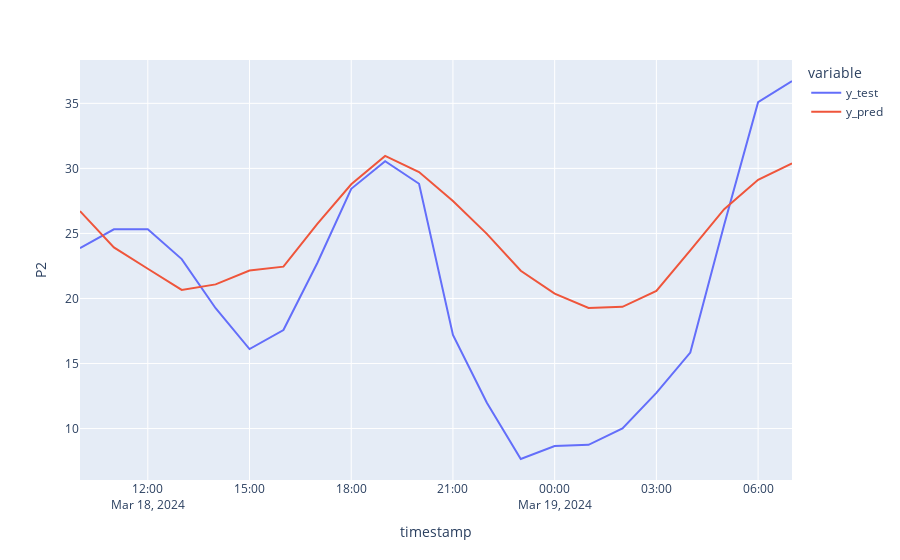

This figure's notebook cell:
### Code cell
fig= px.line(test1_predictions, labels= {'value': 'P2'})
fig.show()

### Figure 1 — Plotly figure (JSON) as saved in the notebook; plotly's stock layout.template omitted (floating-point values rounded to 4 significant figures)
{"data": [{"hovertemplate": "variable=y_test<br>timestamp=%{x}<br>P2=%{y}<extra></extra>", "legendgroup": "y_test", "line": {"color": "#636efa", "dash": "solid"}, "marker": {"symbol": "circle"}, "mode": "lines", "name": "y_test", "orientation": "v", "showlegend": true, "type": "scatter", "x": ["2024-03-18T10:00:00+03:00", "2024-03-18T11:00:00+03:00", "2024-03-18T12:00:00+03:00", "2024-03-18T13:00:00+03:00", "2024-03-18T14:00:00+03:00", "2024-03-18T15:00:00+03:00", "2024-03-18T16:00:00+03:00", "2024-03-18T17:00:00+03:00", "2024-03-18T18:00:00+03:00", "2024-03-18T19:00:00+03:00", "2024-03-18T20:00:00+03:00", "2024-03-18T21:00:00+03:00", "2024-03-18T22:00:00+03:00", "2024-03-18T23:00:00+03:00", "2024-03-19T00:00:00+03:00", "2024-03-19T01:00:00+03:00", "2024-03-19T02:00:00+03:00", "2024-03-19T03:00:00+03:00", "2024-03-19T04:00:00+03:00", "2024-03-19T05:00:00+03:00", "2024-03-19T06:00:00+03:00", "2024-03-19T07:00:00+03:00"], "xaxis": "x", "y": [23.86, 25.32, 25.32, 23.03, 19.25, 16.11, 17.58, 22.73, 28.43, 30.55, 28.82, 17.2, 11.99, 7.66, 8.659, 8.748, 10.01, 12.74, 15.84, 25.66, 35.09, 36.72], "yaxis": "y"}, {"hovertemplate": "variable=y_pred<br>timestamp=%{x}<br>P2=%{y}<extra></extra>", "legendgroup": "y_pred", "line": {"color": "#EF553B", "dash": "solid"}, "marker": {"symbol": "circle"}, "mode": "lines", "name": "y_pred", "orientation": "v", "showlegend": true, "type": "scatter", "x": ["2024-03-18T10:00:00+03:00", "2024-03-18T11:00:00+03:00", "2024-03-18T12:00:00+03:00", "2024-03-18T13:00:00+03:00", "2024-03-18T14:00:00+03:00", "2024-03-18T15:00:00+03:00", "2024-03-18T16:00:00+03:00", "2024-03-18T17:00:00+03:00", "2024-03-18T18:00:00+03:00", "2024-03-18T19:00:00+03:00", "2024-03-18T20:00:00+03:00", "2024-03-18T21:00:00+03:00", "2024-03-18T22:00:00+03:00", "2024-03-18T23:00:00+03:00", "2024-03-19T00:00:00+03:00", "2024-03-19T01:00:00+03:00", "2024-03-19T02:00:00+03:00", "2024-03-19T03:00:00+03:00", "2024-03-19T04:00:00+03:00", "2024-03-19T05:00:00+03:00", "2024-03-19T06:00:00+03:00", "2024-03-19T07:00:00+03:00"], "xaxis": "x", "y": [26.72, 23.93, 22.29, 20.66, 21.08, 22.15, 22.45, 25.74, 28.78, 30.96, 29.72, 27.49, 24.97, 22.13, 20.37, 19.27, 19.36, 20.58, 23.7, 26.87, 29.12, 30.39], "yaxis": "y"}], "layout": {"legend": {"title": {"text": "variable"}, "tracegroupgap": 0}, "margin": {"t": 60}, "xaxis": {"anchor": "y", "domain": [0, 1], "title": {"text": "timestamp"}}, "yaxis": {"anchor": "x", "domain": [0, 1], "title": {"text": "P2"}}}}
